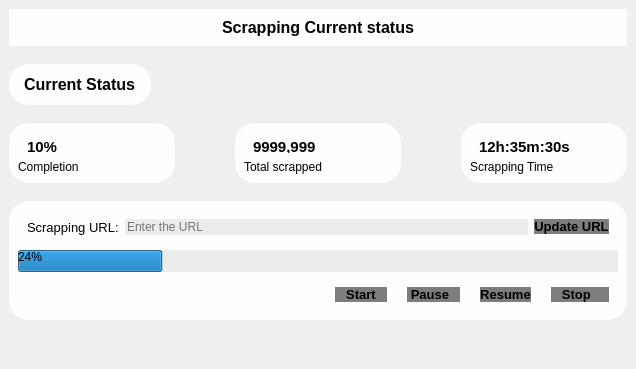
      <widget class="QWidget" name="Scrapping_Widget">
       <property name="styleSheet">
        <string notr="true">*{
 color: #000;
border: none;
}

#Scrapping_Widget{
background-color:#d1d1d1
}
#frame_18,#frame_7,#CardCompletion,#CardTimeScrapped,#CardTotalScrapped,#widget_9{
background-color:#fefeff;
border-radius:20px;
}

#btnUpdateURL,#btnPause,#btnResume,#btnStart,#btnStop{
background-color:#7d7d7d;
border-radius: 15px;
}
#btnUpdateURL:hover,#btnResume:hover,#btnPause:hover,#btnStart:hover,#btnStop:hover,#txtURL:hover,#progressBar{
background-color:#ececec;
}
#txtURL{
background-color:#ececec;
}</string>
       </property>
       <layout class="QVBoxLayout" name="verticalLayout_6">
        <property name="spacing">
         <number>0</number>
        </property>
        <property name="leftMargin">
         <number>0</number>
        </property>
        <property name="topMargin">
         <number>0</number>
        </property>
        <property name="rightMargin">
         <number>0</number>
        </property>
        <property name="bottomMargin">
         <number>0</number>
        </property>
        <item alignment="Qt::AlignTop">
         <widget class="QWidget" name="widget_7" native="true">
          <layout class="QHBoxLayout" name="horizontalLayout_16">
           <item>
            <widget class="QFrame" name="frame_7">
             <property name="frameShape">
              <enum>QFrame::StyledPanel</enum>
             </property>
             <property name="frameShadow">
              <enum>QFrame::Raised</enum>
             </property>
             <layout class="QHBoxLayout" name="horizontalLayout_15">
              <item>
               <widget class="QLabel" name="label_6">
                <property name="font">
                 <font>
                  <pointsize>12</pointsize>
                  <weight>75</weight>
                  <bold>true</bold>
                 </font>
                </property>
                <property name="frameShape">
                 <enum>QFrame::NoFrame</enum>
                </property>
                <property name="text">
                 <string>Scrapping Current status</string>
                </property>
                <property name="alignment">
                 <set>Qt::AlignCenter</set>
                </property>
               </widget>
              </item>
             </layout>
            </widget>
           </item>
          </layout>
         </widget>
        </item>
        <item alignment="Qt::AlignLeft">
         <widget class="QWidget" name="widget_10" native="true">
          <layout class="QHBoxLayout" name="horizontalLayout_19">
           <item>
            <widget class="QFrame" name="frame_18">
             <property name="frameShape">
              <enum>QFrame::StyledPanel</enum>
             </property>
             <property name="frameShadow">
              <enum>QFrame::Raised</enum>
             </property>
             <layout class="QHBoxLayout" name="horizontalLayout_18">
              <property name="leftMargin">
               <number>15</number>
              </property>
              <property name="topMargin">
               <number>11</number>
              </property>
              <property name="rightMargin">
               <number>15</number>
              </property>
              <property name="bottomMargin">
               <number>11</number>
              </property>
              <item alignment="Qt::AlignLeft">
               <widget class="QLabel" name="label_11">
                <property name="font">
                 <font>
                  <pointsize>12</pointsize>
                  <weight>75</weight>
                  <bold>true</bold>
                 </font>
                </property>
                <property name="text">
                 <string>Current Status</string>
                </property>
               </widget>
              </item>
             </layout>
            </widget>
           </item>
          </layout>
         </widget>
        </item>
        <item>
         <widget class="QWidget" name="widget_8" native="true">
          <layout class="QHBoxLayout" name="horizontalLayout_17">
           <property name="spacing">
            <number>60</number>
           </property>
           <item>
            <widget class="QFrame" name="CardCompletion">
             <property name="minimumSize">
              <size>
               <width>160</width>
               <height>0</height>
              </size>
             </property>
             <property name="maximumSize">
              <size>
               <width>16777215</width>
               <height>60</height>
              </size>
             </property>
             <property name="frameShape">
              <enum>QFrame::StyledPanel</enum>
             </property>
             <property name="frameShadow">
              <enum>QFrame::Raised</enum>
             </property>
             <layout class="QVBoxLayout" name="verticalLayout_16">
              <item>
               <widget class="QFrame" name="frame_15">
                <property name="minimumSize">
                 <size>
                  <width>0</width>
                  <height>30</height>
                 </size>
                </property>
                <property name="frameShape">
                 <enum>QFrame::StyledPanel</enum>
                </property>
                <property name="frameShadow">
                 <enum>QFrame::Raised</enum>
                </property>
                <layout class="QHBoxLayout" name="horizontalLayout_26">
                 <item>
                  <widget class="QLabel" name="label_22">
                   <property name="font">
                    <font>
                     <pointsize>11</pointsize>
                     <weight>75</weight>
                     <bold>true</bold>
                    </font>
                   </property>
                   <property name="text">
                    <string>10%</string>
                   </property>
                  </widget>
                 </item>
                 <item>
                  <widget class="QLabel" name="label_23">
                   <property name="minimumSize">
                    <size>
                     <width>0</width>
                     <height>20</height>
                    </size>
                   </property>
                   <property name="maximumSize">
                    <size>
                     <width>40</width>
                     <height>40</height>
                    </size>
                   </property>
                   <property name="text">
                    <string/>
                   </property>
                   <property name="pixmap">
                    <pixmap resource="resources.qrc">:/blackicons/Graphics/featherBlack/activity.svg</pixmap>
                   </property>
                   <property name="scaledContents">
                    <bool>true</bool>
                   </property>
                  </widget>
                 </item>
                </layout>
               </widget>
              </item>
              <item alignment="Qt::AlignTop">
               <widget class="QLabel" name="label_24">
                <property name="text">
                 <string>Completion</string>
                </property>
               </widget>
              </item>
             </layout>
            </widget>
           </item>
           <item>
            <widget class="QFrame" name="CardTotalScrapped">
             <property name="minimumSize">
              <size>
               <width>160</width>
               <height>0</height>
              </size>
             </property>
             <property name="maximumSize">
              <size>
               <width>16777215</width>
               <height>60</height>
              </size>
             </property>
             <property name="frameShape">
              <enum>QFrame::StyledPanel</enum>
             </property>
             <property name="frameShadow">
              <enum>QFrame::Raised</enum>
             </property>
             <layout class="QVBoxLayout" name="verticalLayout_17">
              <item>
               <widget class="QFrame" name="frame_16">
                <property name="minimumSize">
                 <size>
                  <width>0</width>
                  <height>30</height>
                 </size>
                </property>
                <property name="frameShape">
                 <enum>QFrame::StyledPanel</enum>
                </property>
                <property name="frameShadow">
                 <enum>QFrame::Raised</enum>
                </property>
                <layout class="QHBoxLayout" name="horizontalLayout_27">
                 <item>
                  <widget class="QLabel" name="label_25">
                   <property name="font">
                    <font>
                     <pointsize>11</pointsize>
                     <weight>75</weight>
                     <bold>true</bold>
                    </font>
                   </property>
                   <property name="text">
                    <string>9999,999</string>
                   </property>
                  </widget>
                 </item>
                 <item>
                  <widget class="QLabel" name="label_26">
                   <property name="minimumSize">
                    <size>
                     <width>0</width>
                     <height>20</height>
                    </size>
                   </property>
                   <property name="maximumSize">
                    <size>
                     <width>40</width>
                     <height>40</height>
                    </size>
                   </property>
                   <property name="text">
                    <string/>
                   </property>
                   <property name="pixmap">
                    <pixmap resource="resources.qrc">:/blackicons/Graphics/featherBlack/grid.svg</pixmap>
                   </property>
                   <property name="scaledContents">
                    <bool>true</bool>
                   </property>
                  </widget>
                 </item>
                </layout>
               </widget>
              </item>
              <item alignment="Qt::AlignTop">
               <widget class="QLabel" name="label_27">
                <property name="text">
                 <string>Total scrapped</string>
                </property>
               </widget>
              </item>
             </layout>
            </widget>
           </item>
           <item>
            <widget class="QFrame" name="CardTimeScrapped">
             <property name="minimumSize">
              <size>
               <width>160</width>
               <height>0</height>
              </size>
             </property>
             <property name="maximumSize">
              <size>
               <width>16777215</width>
               <height>60</height>
              </size>
             </property>
             <property name="frameShape">
              <enum>QFrame::StyledPanel</enum>
             </property>
             <property name="frameShadow">
              <enum>QFrame::Raised</enum>
             </property>
             <layout class="QVBoxLayout" name="verticalLayout_18">
              <item>
               <widget class="QFrame" name="frame_17">
                <property name="minimumSize">
                 <size>
                  <width>0</width>
                  <height>30</height>
                 </size>
                </property>
                <property name="frameShape">
                 <enum>QFrame::StyledPanel</enum>
                </property>
                <property name="frameShadow">
                 <enum>QFrame::Raised</enum>
                </property>
                <layout class="QHBoxLayout" name="horizontalLayout_28">
                 <item>
                  <widget class="QLabel" name="label_28">
                   <property name="font">
                    <font>
                     <pointsize>11</pointsize>
                     <weight>75</weight>
                     <bold>true</bold>
                    </font>
                   </property>
                   <property name="text">
                    <string>12h:35m:30s</string>
                   </property>
                  </widget>
                 </item>
                 <item>
                  <widget class="QLabel" name="label_29">
                   <property name="minimumSize">
                    <size>
                     <width>0</width>
                     <height>20</height>
                    </size>
                   </property>
                   <property name="maximumSize">
                    <size>
                     <width>40</width>
                     <height>40</height>
                    </size>
                   </property>
                   <property name="text">
                    <string/>
                   </property>
                   <property name="pixmap">
                    <pixmap resource="resources.qrc">:/blackicons/Graphics/featherBlack/clock.svg</pixmap>
                   </property>
                   <property name="scaledContents">
                    <bool>true</bool>
                   </property>
                  </widget>
                 </item>
                </layout>
               </widget>
              </item>
              <item alignment="Qt::AlignTop">
               <widget class="QLabel" name="label_30">
                <property name="text">
                 <string>Scrapping Time</string>
                </property>
               </widget>
              </item>
             </layout>
            </widget>
           </item>
          </layout>
         </widget>
        </item>
        <item>
         <widget class="QWidget" name="widget_12" native="true">
          <layout class="QVBoxLayout" name="verticalLayout_20">
           <item>
            <widget class="QWidget" name="widget_9" native="true">
             <layout class="QVBoxLayout" name="verticalLayout_19">
              <item>
               <widget class="QFrame" name="frame_19">
                <property name="frameShape">
                 <enum>QFrame::StyledPanel</enum>
                </property>
                <property name="frameShadow">
                 <enum>QFrame::Raised</enum>
                </property>
                <layout class="QHBoxLayout" name="horizontalLayout_20">
                 <item>
                  <widget class="QLabel" name="label_12">
                   <property name="font">
                    <font>
                     <pointsize>10</pointsize>
                    </font>
                   </property>
                   <property name="text">
                    <string>Scrapping URL:</string>
                   </property>
                  </widget>
                 </item>
                 <item>
                  <widget class="QLineEdit" name="txtURL">
                   <property name="placeholderText">
                    <string>Enter the URL</string>
                   </property>
                  </widget>
                 </item>
                 <item>
                  <widget class="QPushButton" name="btnUpdateURL">
                   <property name="font">
                    <font>
                     <pointsize>10</pointsize>
                     <weight>75</weight>
                     <bold>true</bold>
                    </font>
                   </property>
                   <property name="text">
                    <string>Update URL</string>
                   </property>
                   <property name="icon">
                    <iconset resource="resources.qrc">
                     <normaloff>:/blackicons/Graphics/featherBlack/search.svg</normaloff>:/blackicons/Graphics/featherBlack/search.svg</iconset>
                   </property>
                  </widget>
                 </item>
                </layout>
               </widget>
              </item>
              <item>
               <widget class="QProgressBar" name="progressBar">
                <property name="minimumSize">
                 <size>
                  <width>600</width>
                  <height>0</height>
                 </size>
                </property>
                <property name="autoFillBackground">
                 <bool>false</bool>
                </property>
                <property name="value">
                 <number>24</number>
                </property>
                <property name="invertedAppearance">
                 <bool>false</bool>
                </property>
               </widget>
              </item>
              <item alignment="Qt::AlignRight">
               <widget class="QWidget" name="widget_11" native="true">
                <layout class="QHBoxLayout" name="horizontalLayout_21">
                 <property name="spacing">
                  <number>20</number>
                 </property>
                 <item>
                  <widget class="QPushButton" name="btnStart">
                   <property name="font">
                    <font>
                     <pointsize>10</pointsize>
                     <weight>75</weight>
                     <bold>true</bold>
                    </font>
                   </property>
                   <property name="text">
                    <string>   Start   </string>
                   </property>
                   <property name="icon">
                    <iconset resource="resources.qrc">
                     <normaloff>:/blackicons/Graphics/featherBlack/fast-forward.svg</normaloff>:/blackicons/Graphics/featherBlack/fast-forward.svg</iconset>
                   </property>
                  </widget>
                 </item>
                 <item>
                  <widget class="QPushButton" name="btnPause">
                   <property name="font">
                    <font>
                     <pointsize>10</pointsize>
                     <weight>75</weight>
                     <bold>true</bold>
                    </font>
                   </property>
                   <property name="text">
                    <string> Pause   </string>
                   </property>
                   <property name="icon">
                    <iconset resource="resources.qrc">
                     <normaloff>:/blackicons/Graphics/featherBlack/pause-circle.svg</normaloff>:/blackicons/Graphics/featherBlack/pause-circle.svg</iconset>
                   </property>
                  </widget>
                 </item>
                 <item>
                  <widget class="QPushButton" name="btnResume">
                   <property name="font">
                    <font>
                     <pointsize>10</pointsize>
                     <weight>75</weight>
                     <bold>true</bold>
                    </font>
                   </property>
                   <property name="text">
                    <string>Resume</string>
                   </property>
                   <property name="icon">
                    <iconset resource="resources.qrc">
                     <normaloff>:/blackicons/Graphics/featherBlack/refresh-ccw.svg</normaloff>:/blackicons/Graphics/featherBlack/refresh-ccw.svg</iconset>
                   </property>
                  </widget>
                 </item>
                 <item>
                  <widget class="QPushButton" name="btnStop">
                   <property name="font">
                    <font>
                     <pointsize>10</pointsize>
                     <weight>75</weight>
                     <bold>true</bold>
                    </font>
                   </property>
                   <property name="text">
                    <string>   Stop     </string>
                   </property>
                   <property name="icon">
                    <iconset resource="resources.qrc">
                     <normaloff>:/blackicons/Graphics/featherBlack/stop-circle.svg</normaloff>:/blackicons/Graphics/featherBlack/stop-circle.svg</iconset>
                   </property>
                  </widget>
                 </item>
                </layout>
               </widget>
              </item>
             </layout>
            </widget>
           </item>
          </layout>
         </widget>
        </item>
        <item>
         <spacer name="verticalSpacer">
          <property name="orientation">
           <enum>Qt::Vertical</enum>
          </property>
          <property name="sizeHint" stdset="0">
           <size>
            <width>20</width>
            <height>40</height>
           </size>
          </property>
         </spacer>
        </item>
       </layout>
      </widget>
